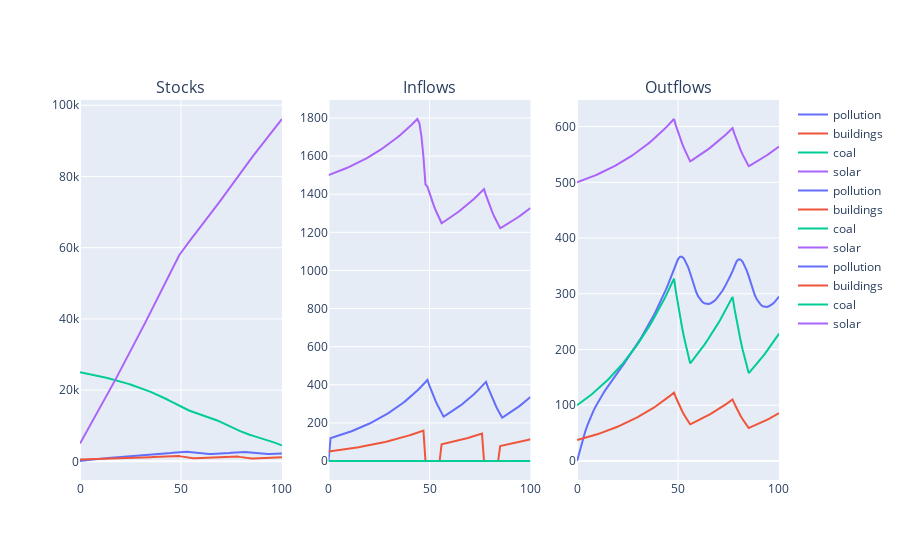

Notebook code for this chart:
### Code cell
c = Model()
c.pollution_lim = True
c.sensitivity = True
c.constants["delb-"] = a.constants["delb-"]*1.5
c.run_sim(time_steps=101)
c.plot_sim()
